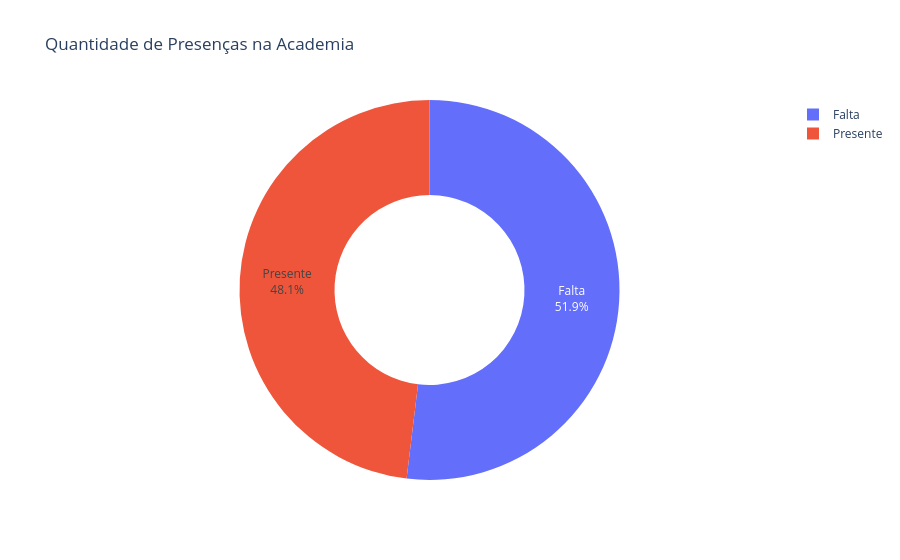

The notebook cell this image was saved under:
### Code cell
#Contagem de Presença
presenca_contagem = df["Status_Presença"].value_counts().reset_index()
presenca_contagem.columns  = ["Presença", "Quantidade"]

#Criar Gráfico
Graf_piz2 = px.pie(
    presenca_contagem,
    names = "Presença",
    values = "Quantidade",
    title = "Quantidade de Presenças na Academia",
    hole = 0.5
)

Graf_piz2.update_traces(textinfo = "percent + label")

### Figure 1 — Plotly figure (JSON) as saved in the notebook; plotly's stock layout.template omitted (floating-point values rounded to 4 significant figures)
{"data": [{"domain": {"x": [0, 1], "y": [0, 1]}, "hole": 0.5, "hovertemplate": "Presença=%{label}<br>Quantidade=%{value}<extra></extra>", "labels": ["Falta", "Presente"], "legendgroup": "", "name": "", "showlegend": true, "textinfo": "percent+label", "type": "pie", "values": [1350, 1250]}], "layout": {"legend": {"tracegroupgap": 0}, "title": {"text": "Quantidade de Presenças na Academia"}}}
